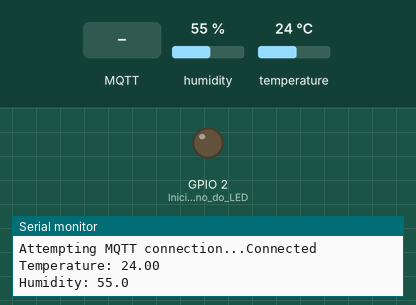
Bench run of a sketch on a simulated ESP32. Shown: output pins drawn as LEDs (lit = HIGH), the last lines printed to the serial monitor. The inputs (shaded band) are chosen by the test bench; at power-on: humidity 55 %, temperature 24 °C. WiFi joins after 1.5 s; servers stay silent unless stated; random numbers use the default seed unless the sketch sets one; no MQTT or app messages arrive unless stated.

Above: at 2.7 s.
2.8 s: MQTT message "0" arrives on the first subscribed topic
At 4.0 s:
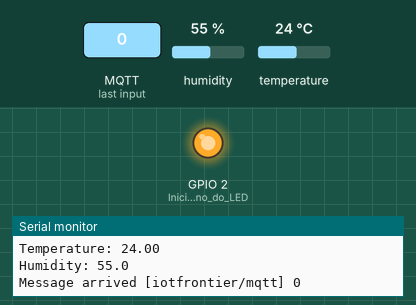
4.3 s: MQTT message "1" arrives on the first subscribed topic
At 5.1 s:
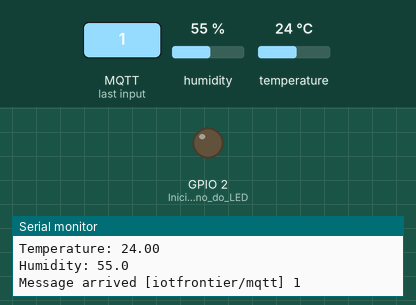
5.8 s: MQTT message "2" arrives on the first subscribed topic
At 6.2 s:
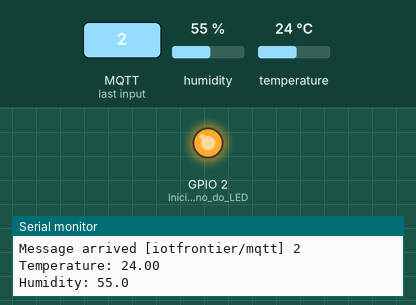
Timing chart, 0 to 8.8 s (numbered marks = the images above; inputs shaded):
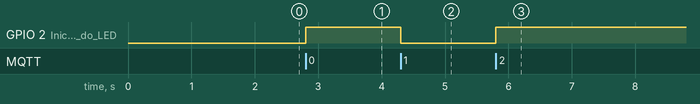

The sketch:

SENSOR_TEMPERATURA.ino
```cpp
#include <WiFi.h>
#include <PubSubClient.h>
#include "DHTesp.h"

const int DHT_PIN = 9;  // Definindo o pino do sensor DHT

DHTesp dhtSensor;  // Criação de uma instância do sensor DHT

const char* ssid = "Wokwi-GUEST";  // Nome da rede Wi-Fi
const char* password = "";           // Senha da rede Wi-Fi
const char* mqtt_server = "broker.hivemq.com";  // Endereço do servidor MQTT

WiFiClient espClient;                // Cliente WiFi
PubSubClient client(espClient);      // Cliente MQTT
unsigned long lastMsg = 0;           // Armazena o último tempo de mensagem
#define MSG_BUFFER_SIZE  (50)        // Tamanho do buffer de mensagem
float temp = 0;                      // Variável para armazenar a temperatura
float hum = 0;                       // Variável para armazenar a umidade
int value = 0;                       // Variável de controle

void setup_wifi() {
  delay(10);  // Aguarda um curto período
  Serial.println();
  Serial.print("Connecting to ");
  Serial.println(ssid);

  WiFi.mode(WIFI_STA);  // Define o modo do WiFi como estação
  WiFi.begin(ssid, password);  // Inicia a conexão Wi-Fi

  // Aguarda até que a conexão Wi-Fi seja estabelecida
  while (WiFi.status() != WL_CONNECTED) {
    delay(500);  // Aguarda meio segundo
    Serial.print(".");  // Imprime um ponto para indicar progresso
  }

  randomSeed(micros());  // Inicializa o gerador de números aleatórios

  Serial.println("");
  Serial.println("WiFi connected");
  Serial.println("IP address: ");
  Serial.println(WiFi.localIP());  // Imprime o endereço IP local
}

void callback(char* topic, byte* payload, unsigned int length) {
  Serial.print("Message arrived [");
  Serial.print(topic);  // Imprime o tópico da mensagem
  Serial.print("] ");
  for (int i = 0; i < length; i++) {
    Serial.print((char)payload[i]);  // Imprime o payload da mensagem
  }
  Serial.println();

  // Liga o LED se o primeiro caractere for '1'
  if ((char)payload[0] == '1') {
    digitalWrite(2, LOW);   // Liga o LED (LOW ativa o LED)
  } else {
    digitalWrite(2, HIGH);  // Desliga o LED (HIGH desativa o LED)
  }
}

void reconnect() {
  // Loop até estarmos reconectados
  while (!client.connected()) {
    Serial.print("Attempting MQTT connection...");
    // Cria um ID de cliente aleatório
    String clientId = "ESP8266Client-";
    clientId += String(random(0xffff), HEX);
    // Tenta conectar
    if (client.connect(clientId.c_str())) {
      Serial.println("Connected");
      // Uma vez conectado, publica um anúncio...
      client.publish("iotfrontier/mqtt", "iotfrontier");
      // ... e resinscreve
      client.subscribe("iotfrontier/mqtt");  // Inscreve-se no tópico
    } else {
      Serial.print("failed, rc=");
      Serial.print(client.state());  // Imprime o estado da conexão
      Serial.println(" try again in 5 seconds");
      // Aguarda 5 segundos antes de tentar novamente
      delay(5000);
    }
  }
}

void setup() {
  pinMode(2, OUTPUT);     // Inicializa o pino do LED como saída
  Serial.begin(115200);   // Inicia a comunicação serial a 115200 bps
  setup_wifi();           // Configura a conexão Wi-Fi
  client.setServer(mqtt_server, 1883);  // Define o servidor MQTT
  client.setCallback(callback);  // Define a função de callback
  dhtSensor.setup(DHT_PIN, DHTesp::DHT22);  // Configura o sensor DHT
}

void loop() {
  if (!client.connected()) {  // Verifica se está conectado ao MQTT
    reconnect();  // Se não estiver, tenta reconectar
  }
  client.loop();  // Mantém o cliente MQTT ativo

  unsigned long now = millis();  // Obtém o tempo atual
  if (now - lastMsg > 2000) {    // Verifica se passaram 2 segundos
    lastMsg = now;  // Atualiza o tempo da última mensagem
    TempAndHumidity  data = dhtSensor.getTempAndHumidity();  // Obtém dados de temperatura e umidade

    String temp = String(data.temperature, 2);  // Converte a temperatura para String
    Serial.print("Temperature: ");  // Imprime a temperatura
    Serial.println(temp);
    client.publish("iotfrontier/temperature", temp.c_str());  // Publica a temperatura no tópico MQTT

    String hum = String(data.humidity, 1);  // Converte a umidade para String
    Serial.print("Humidity: ");  // Imprime a umidade
    Serial.println(hum);
    client.publish("iotfrontier/humidity", hum.c_str());  // Publica a umidade no tópico MQTT
  }
}
```

Measured:
- after the input at 2.8 s, GPIO 2 (Inicializa_o_pino_do_LED): LOW → HIGH at once
- after the input at 4.3 s, GPIO 2 (Inicializa_o_pino_do_LED): HIGH → LOW at once
- after the input at 5.8 s, GPIO 2 (Inicializa_o_pino_do_LED): LOW → HIGH at once
